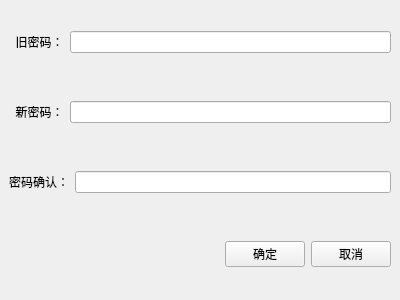
<?xml version="1.0" encoding="UTF-8"?>
<ui version="4.0">
 <class>alterpassword</class>
 <widget class="QMainWindow" name="alterpassword">
  <property name="geometry">
   <rect>
    <x>0</x>
    <y>0</y>
    <width>400</width>
    <height>300</height>
   </rect>
  </property>
  <property name="minimumSize">
   <size>
    <width>400</width>
    <height>300</height>
   </size>
  </property>
  <property name="maximumSize">
   <size>
    <width>400</width>
    <height>300</height>
   </size>
  </property>
  <property name="windowTitle">
   <string>MainWindow</string>
  </property>
  <widget class="QWidget" name="centralWidget">
   <layout class="QVBoxLayout" name="verticalLayout_2">
    <item>
     <layout class="QVBoxLayout" name="verticalLayout">
      <item>
       <layout class="QHBoxLayout" name="horizontalLayout">
        <item>
         <widget class="QLabel" name="label">
          <property name="text">
           <string>  旧密码：</string>
          </property>
         </widget>
        </item>
        <item>
         <widget class="QLineEdit" name="lineEditOldPsd">
          <property name="echoMode">
           <enum>QLineEdit::Password</enum>
          </property>
         </widget>
        </item>
       </layout>
      </item>
      <item>
       <spacer name="horizontalSpacer">
        <property name="orientation">
         <enum>Qt::Horizontal</enum>
        </property>
        <property name="sizeHint" stdset="0">
         <size>
          <width>40</width>
          <height>20</height>
         </size>
        </property>
       </spacer>
      </item>
      <item>
       <layout class="QHBoxLayout" name="horizontalLayout_2">
        <item>
         <widget class="QLabel" name="label_2">
          <property name="text">
           <string>  新密码：</string>
          </property>
         </widget>
        </item>
        <item>
         <widget class="QLineEdit" name="lineEditNewPsd">
          <property name="echoMode">
           <enum>QLineEdit::Password</enum>
          </property>
         </widget>
        </item>
       </layout>
      </item>
      <item>
       <spacer name="horizontalSpacer_2">
        <property name="orientation">
         <enum>Qt::Horizontal</enum>
        </property>
        <property name="sizeHint" stdset="0">
         <size>
          <width>40</width>
          <height>20</height>
         </size>
        </property>
       </spacer>
      </item>
      <item>
       <layout class="QHBoxLayout" name="horizontalLayout_3">
        <item>
         <widget class="QLabel" name="label_3">
          <property name="text">
           <string>密码确认：</string>
          </property>
         </widget>
        </item>
        <item>
         <widget class="QLineEdit" name="lineEditPsdMore">
          <property name="echoMode">
           <enum>QLineEdit::Password</enum>
          </property>
         </widget>
        </item>
       </layout>
      </item>
      <item>
       <spacer name="horizontalSpacer_3">
        <property name="orientation">
         <enum>Qt::Horizontal</enum>
        </property>
        <property name="sizeHint" stdset="0">
         <size>
          <width>40</width>
          <height>20</height>
         </size>
        </property>
       </spacer>
      </item>
      <item>
       <layout class="QHBoxLayout" name="horizontalLayout_4">
        <item>
         <spacer name="horizontalSpacer_4">
          <property name="orientation">
           <enum>Qt::Horizontal</enum>
          </property>
          <property name="sizeHint" stdset="0">
           <size>
            <width>40</width>
            <height>20</height>
           </size>
          </property>
         </spacer>
        </item>
        <item>
         <widget class="QPushButton" name="pushButtonOk">
          <property name="text">
           <string>确定</string>
          </property>
         </widget>
        </item>
        <item>
         <widget class="QPushButton" name="pushButtonCancel">
          <property name="text">
           <string>取消</string>
          </property>
         </widget>
        </item>
       </layout>
      </item>
     </layout>
    </item>
   </layout>
  </widget>
 </widget>
 <resources/>
 <connections/>
</ui>
